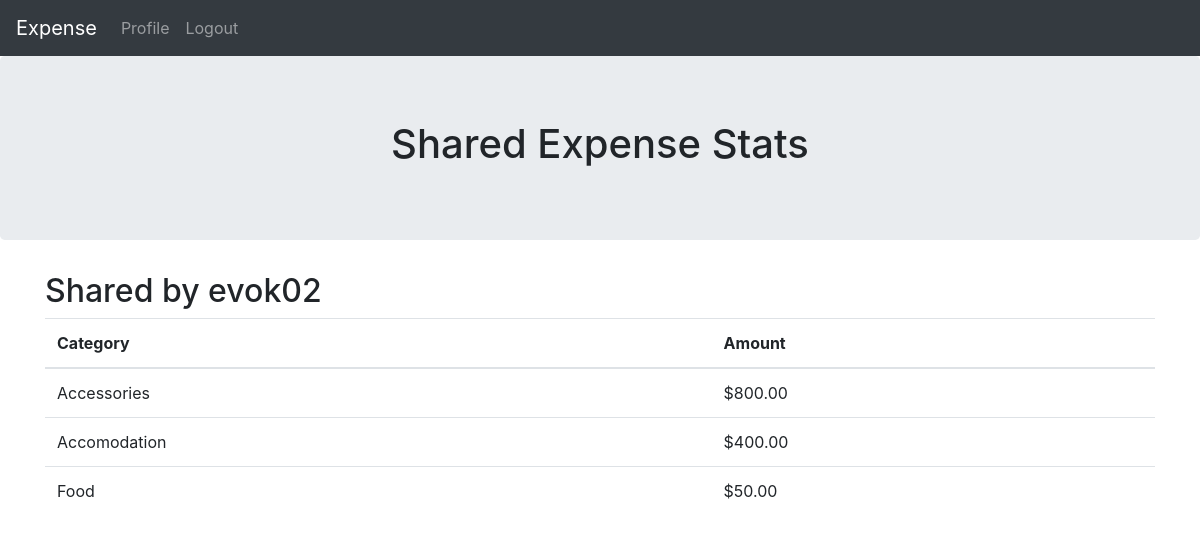
Screenshot of /view_shared_stats (signed in) with the database file from the repository.
### app.py (models this page shows, shortened)
class User(db.Model, UserMixin):
    id = db.Column(db.Integer, primary_key=True)
    username = db.Column(db.String(20), unique=True, nullable=False)
    email = db.Column(db.String(120), unique=True, nullable=False)
    image_file = db.Column(db.String(20), nullable=False, default='default.jpg')
    password = db.Column(db.String(60), nullable=False)
    expenses = db.relationship('Expense', backref='author', lazy=True)
    shared_stats = db.relationship('SharedStats', foreign_keys='SharedStats.owner_id', backref='owner', lazy=True)

class SharedStats(db.Model):
    id = db.Column(db.Integer, primary_key=True)
    owner_id = db.Column(db.Integer, db.ForeignKey('user.id'), nullable=False)
    shared_with_username = db.Column(db.String(20), nullable=False)  # Changed to username
    shared_with_id = db.Column(db.Integer, db.ForeignKey('user.id'), nullable=False)
    category = db.Column(db.String(100), nullable=False)
    amount = db.Column(db.Float, nullable=False)
    date = db.Column(db.DateTime, default=datetime.utcnow)

### app.py (the view)
@app.route('/view_shared_stats')
@login_required
def view_shared_stats():
    shared_stats = SharedStats.query.filter_by(shared_with_username=current_user.username).all()
    stats_by_user = defaultdict(list)
    for stat in shared_stats:
        stats_by_user[stat.owner_id].append(stat)
    users = User.query.filter(User.id.in_(stats_by_user.keys())).all()
    user_dict = {user.id: user.username for user in users}
    return render_template('view_shared_stats.html', title='Shared Stats', stats_by_user=stats_by_user, user_dict=user_dict)

### app.py (called while the page is built)
@login_manager.user_loader
def load_user(user_id):
    return User.query.get(int(user_id))

### templates/view_shared_stats.html
<!DOCTYPE html>
<html lang="en">
<head>
    {% include './partials/head.html' %}
</head>
<body>
    {% include './partials/header3.html' %}
    <section class="jumbotron text-center">
        <div class="container">
            <h1 class="jumbotron-heading">Shared Expense Stats</h1>
        </div>
    </section>
    <div class="container">
        {% for owner_id, stats in stats_by_user.items() %}
            <h2>Shared by {{ user_dict[owner_id] }}</h2>
            <table class="table">
                <thead>
                    <tr>
                        <th>Category</th>
                        <th>Amount</th>
                    </tr>
                </thead>
                <tbody>
                    {% for stat in stats %}
                    <tr>
                        <td>{{ stat.category }}</td>
                        <td>{{ "${:,.2f}".format(stat.amount) }}</td>
                    </tr>
                    {% endfor %}
                </tbody>
            </table>
        {% endfor %}
    </div>
</body>
</html>

### rows the page displays
User: username "evok02"
SharedStats: category "Accessories", amount "$800.00"
SharedStats: category "Accomodation", amount "$400.00"
SharedStats: category "Food", amount "$50.00"
